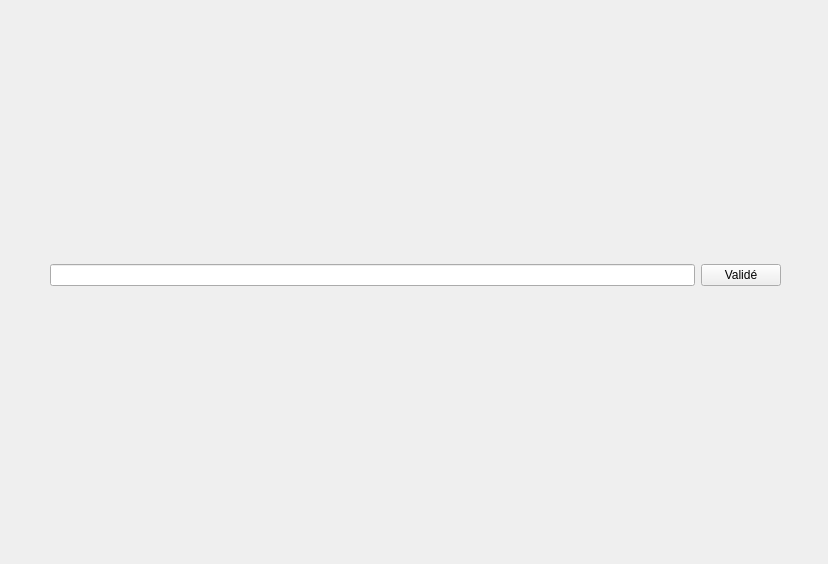
<?xml version="1.0" encoding="UTF-8"?>
<ui version="4.0">
 <class>InterfaceNumCarte</class>
 <widget class="QWidget" name="InterfaceNumCarte">
  <property name="geometry">
   <rect>
    <x>0</x>
    <y>0</y>
    <width>828</width>
    <height>564</height>
   </rect>
  </property>
  <property name="windowTitle">
   <string>Form</string>
  </property>
  <widget class="QWidget" name="">
   <property name="geometry">
    <rect>
     <x>50</x>
     <y>260</y>
     <width>731</width>
     <height>30</height>
    </rect>
   </property>
   <layout class="QHBoxLayout" name="horizontalLayout">
    <item>
     <widget class="QLineEdit" name="lineEdit"/>
    </item>
    <item>
     <widget class="QPushButton" name="pushButton">
      <property name="text">
       <string>Validé</string>
      </property>
     </widget>
    </item>
   </layout>
  </widget>
 </widget>
 <resources/>
 <connections/>
</ui>
